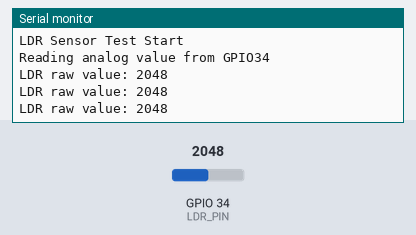
A sketch run on a simulated ESP32. Shown: the last lines printed to the serial monitor. Inputs (shaded band) come from the test bench; at power-on: GPIO 34 (LDR_PIN) = 2048.

Above: at 2.2 s.
2.3 s: GPIO 34 (LDR_PIN) set to 2866
At 2.9 s:
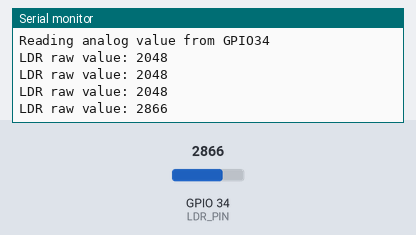
3.8 s: GPIO 34 (LDR_PIN) set to 3603
At 4.4 s:
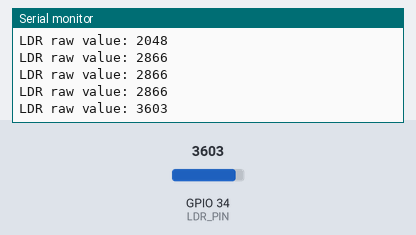
Timing chart, 0 to 6.8 s (numbered marks = the images above; inputs shaded):
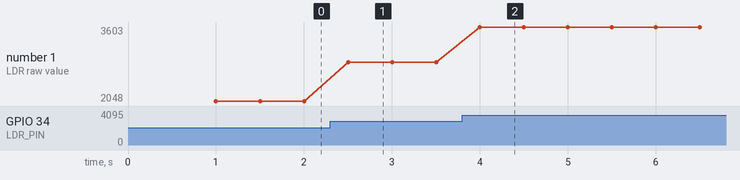

Measured:
- after the input at 2.3 s, the serial monitor: prints a new line after 0.20 s (image 1)
- after the input at 3.8 s, the serial monitor: prints a new line after 0.20 s (image 2)
- plotted number 1: 2048 → 2866 after the input at 2.3 s, 2866 → 3603 after the input at 3.8 s

The sketch:

ldr_raw_value_test.ino
```cpp
#include <Arduino.h>

const int LDR_PIN = 34;

void setup() {
  Serial.begin(115200);
  delay(1000);

  Serial.println("LDR Sensor Test Start");
  Serial.println("Reading analog value from GPIO34");
}

void loop() {
  int raw = analogRead(LDR_PIN);

  Serial.print("LDR raw value: ");
  Serial.println(raw);

  delay(500);
}
```
